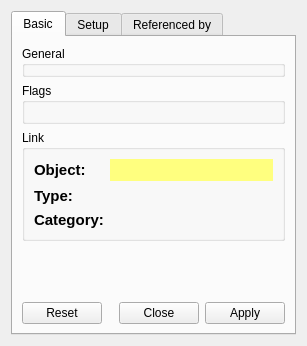
<?xml version="1.0" encoding="UTF-8"?>
<ui version="4.0">
 <class>GraphicsObjectLinkDesigner</class>
 <widget class="QWidget" name="GraphicsObjectLinkDesigner">
  <property name="geometry">
   <rect>
    <x>0</x>
    <y>0</y>
    <width>307</width>
    <height>346</height>
   </rect>
  </property>
  <property name="windowTitle">
   <string>Atom Label</string>
  </property>
  <property name="toolTip">
   <string/>
  </property>
  <layout class="QVBoxLayout" name="_2">
   <item>
    <widget class="QTabWidget" name="tabWidget">
     <property name="currentIndex">
      <number>0</number>
     </property>
     <widget class="QWidget" name="tab">
      <attribute name="title">
       <string>Basic</string>
      </attribute>
      <layout class="QVBoxLayout" name="verticalLayout_2">
       <item>
        <widget class="QGroupBox" name="generalGB">
         <property name="title">
          <string>General</string>
         </property>
        </widget>
       </item>
       <item>
        <widget class="QGroupBox" name="flagsGB">
         <property name="title">
          <string>Flags</string>
         </property>
         <layout class="QGridLayout" name="gridLayout"/>
        </widget>
       </item>
       <item>
        <widget class="QGroupBox" name="groupBox">
         <property name="title">
          <string>Link</string>
         </property>
         <layout class="QGridLayout" name="gridLayout_2">
          <item row="0" column="1">
           <widget class="QPushButton" name="objectEndPB">
            <property name="sizePolicy">
             <sizepolicy hsizetype="Expanding" vsizetype="Fixed">
              <horstretch>0</horstretch>
              <verstretch>0</verstretch>
             </sizepolicy>
            </property>
            <property name="palette">
             <palette>
              <active>
               <colorrole role="WindowText">
                <brush brushstyle="SolidPattern">
                 <color alpha="255">
                  <red>0</red>
                  <green>0</green>
                  <blue>0</blue>
                 </color>
                </brush>
               </colorrole>
               <colorrole role="Button">
                <brush brushstyle="SolidPattern">
                 <color alpha="255">
                  <red>255</red>
                  <green>255</green>
                  <blue>127</blue>
                 </color>
                </brush>
               </colorrole>
               <colorrole role="Light">
                <brush brushstyle="SolidPattern">
                 <color alpha="255">
                  <red>255</red>
                  <green>255</green>
                  <blue>127</blue>
                 </color>
                </brush>
               </colorrole>
               <colorrole role="Midlight">
                <brush brushstyle="SolidPattern">
                 <color alpha="255">
                  <red>255</red>
                  <green>255</green>
                  <blue>63</blue>
                 </color>
                </brush>
               </colorrole>
               <colorrole role="Dark">
                <brush brushstyle="SolidPattern">
                 <color alpha="255">
                  <red>127</red>
                  <green>127</green>
                  <blue>0</blue>
                 </color>
                </brush>
               </colorrole>
               <colorrole role="Mid">
                <brush brushstyle="SolidPattern">
                 <color alpha="255">
                  <red>170</red>
                  <green>170</green>
                  <blue>0</blue>
                 </color>
                </brush>
               </colorrole>
               <colorrole role="Text">
                <brush brushstyle="SolidPattern">
                 <color alpha="255">
                  <red>0</red>
                  <green>0</green>
                  <blue>0</blue>
                 </color>
                </brush>
               </colorrole>
               <colorrole role="BrightText">
                <brush brushstyle="SolidPattern">
                 <color alpha="255">
                  <red>255</red>
                  <green>255</green>
                  <blue>255</blue>
                 </color>
                </brush>
               </colorrole>
               <colorrole role="ButtonText">
                <brush brushstyle="SolidPattern">
                 <color alpha="255">
                  <red>0</red>
                  <green>0</green>
                  <blue>0</blue>
                 </color>
                </brush>
               </colorrole>
               <colorrole role="Base">
                <brush brushstyle="SolidPattern">
                 <color alpha="255">
                  <red>255</red>
                  <green>255</green>
                  <blue>255</blue>
                 </color>
                </brush>
               </colorrole>
               <colorrole role="Window">
                <brush brushstyle="SolidPattern">
                 <color alpha="255">
                  <red>255</red>
                  <green>255</green>
                  <blue>0</blue>
                 </color>
                </brush>
               </colorrole>
               <colorrole role="Shadow">
                <brush brushstyle="SolidPattern">
                 <color alpha="255">
                  <red>0</red>
                  <green>0</green>
                  <blue>0</blue>
                 </color>
                </brush>
               </colorrole>
               <colorrole role="AlternateBase">
                <brush brushstyle="SolidPattern">
                 <color alpha="255">
                  <red>255</red>
                  <green>255</green>
                  <blue>127</blue>
                 </color>
                </brush>
               </colorrole>
               <colorrole role="ToolTipBase">
                <brush brushstyle="SolidPattern">
                 <color alpha="255">
                  <red>255</red>
                  <green>255</green>
                  <blue>220</blue>
                 </color>
                </brush>
               </colorrole>
               <colorrole role="ToolTipText">
                <brush brushstyle="SolidPattern">
                 <color alpha="255">
                  <red>0</red>
                  <green>0</green>
                  <blue>0</blue>
                 </color>
                </brush>
               </colorrole>
              </active>
              <inactive>
               <colorrole role="WindowText">
                <brush brushstyle="SolidPattern">
                 <color alpha="255">
                  <red>0</red>
                  <green>0</green>
                  <blue>0</blue>
                 </color>
                </brush>
               </colorrole>
               <colorrole role="Button">
                <brush brushstyle="SolidPattern">
                 <color alpha="255">
                  <red>255</red>
                  <green>255</green>
                  <blue>127</blue>
                 </color>
                </brush>
               </colorrole>
               <colorrole role="Light">
                <brush brushstyle="SolidPattern">
                 <color alpha="255">
                  <red>255</red>
                  <green>255</green>
                  <blue>127</blue>
                 </color>
                </brush>
               </colorrole>
               <colorrole role="Midlight">
                <brush brushstyle="SolidPattern">
                 <color alpha="255">
                  <red>255</red>
                  <green>255</green>
                  <blue>63</blue>
                 </color>
                </brush>
               </colorrole>
               <colorrole role="Dark">
                <brush brushstyle="SolidPattern">
                 <color alpha="255">
                  <red>127</red>
                  <green>127</green>
                  <blue>0</blue>
                 </color>
                </brush>
               </colorrole>
               <colorrole role="Mid">
                <brush brushstyle="SolidPattern">
                 <color alpha="255">
                  <red>170</red>
                  <green>170</green>
                  <blue>0</blue>
                 </color>
                </brush>
               </colorrole>
               <colorrole role="Text">
                <brush brushstyle="SolidPattern">
                 <color alpha="255">
                  <red>0</red>
                  <green>0</green>
                  <blue>0</blue>
                 </color>
                </brush>
               </colorrole>
               <colorrole role="BrightText">
                <brush brushstyle="SolidPattern">
                 <color alpha="255">
                  <red>255</red>
                  <green>255</green>
                  <blue>255</blue>
                 </color>
                </brush>
               </colorrole>
               <colorrole role="ButtonText">
                <brush brushstyle="SolidPattern">
                 <color alpha="255">
                  <red>0</red>
                  <green>0</green>
                  <blue>0</blue>
                 </color>
                </brush>
               </colorrole>
               <colorrole role="Base">
                <brush brushstyle="SolidPattern">
                 <color alpha="255">
                  <red>255</red>
                  <green>255</green>
                  <blue>255</blue>
                 </color>
                </brush>
               </colorrole>
               <colorrole role="Window">
                <brush brushstyle="SolidPattern">
                 <color alpha="255">
                  <red>255</red>
                  <green>255</green>
                  <blue>0</blue>
                 </color>
                </brush>
               </colorrole>
               <colorrole role="Shadow">
                <brush brushstyle="SolidPattern">
                 <color alpha="255">
                  <red>0</red>
                  <green>0</green>
                  <blue>0</blue>
                 </color>
                </brush>
               </colorrole>
               <colorrole role="AlternateBase">
                <brush brushstyle="SolidPattern">
                 <color alpha="255">
                  <red>255</red>
                  <green>255</green>
                  <blue>127</blue>
                 </color>
                </brush>
               </colorrole>
               <colorrole role="ToolTipBase">
                <brush brushstyle="SolidPattern">
                 <color alpha="255">
                  <red>255</red>
                  <green>255</green>
                  <blue>220</blue>
                 </color>
                </brush>
               </colorrole>
               <colorrole role="ToolTipText">
                <brush brushstyle="SolidPattern">
                 <color alpha="255">
                  <red>0</red>
                  <green>0</green>
                  <blue>0</blue>
                 </color>
                </brush>
               </colorrole>
              </inactive>
              <disabled>
               <colorrole role="WindowText">
                <brush brushstyle="SolidPattern">
                 <color alpha="255">
                  <red>127</red>
                  <green>127</green>
                  <blue>0</blue>
                 </color>
                </brush>
               </colorrole>
               <colorrole role="Button">
                <brush brushstyle="SolidPattern">
                 <color alpha="255">
                  <red>255</red>
                  <green>255</green>
                  <blue>127</blue>
                 </color>
                </brush>
               </colorrole>
               <colorrole role="Light">
                <brush brushstyle="SolidPattern">
                 <color alpha="255">
                  <red>255</red>
                  <green>255</green>
                  <blue>127</blue>
                 </color>
                </brush>
               </colorrole>
               <colorrole role="Midlight">
                <brush brushstyle="SolidPattern">
                 <color alpha="255">
                  <red>255</red>
                  <green>255</green>
                  <blue>63</blue>
                 </color>
                </brush>
               </colorrole>
               <colorrole role="Dark">
                <brush brushstyle="SolidPattern">
                 <color alpha="255">
                  <red>127</red>
                  <green>127</green>
                  <blue>0</blue>
                 </color>
                </brush>
               </colorrole>
               <colorrole role="Mid">
                <brush brushstyle="SolidPattern">
                 <color alpha="255">
                  <red>170</red>
                  <green>170</green>
                  <blue>0</blue>
                 </color>
                </brush>
               </colorrole>
               <colorrole role="Text">
                <brush brushstyle="SolidPattern">
                 <color alpha="255">
                  <red>127</red>
                  <green>127</green>
                  <blue>0</blue>
                 </color>
                </brush>
               </colorrole>
               <colorrole role="BrightText">
                <brush brushstyle="SolidPattern">
                 <color alpha="255">
                  <red>255</red>
                  <green>255</green>
                  <blue>255</blue>
                 </color>
                </brush>
               </colorrole>
               <colorrole role="ButtonText">
                <brush brushstyle="SolidPattern">
                 <color alpha="255">
                  <red>127</red>
                  <green>127</green>
                  <blue>0</blue>
                 </color>
                </brush>
               </colorrole>
               <colorrole role="Base">
                <brush brushstyle="SolidPattern">
                 <color alpha="255">
                  <red>255</red>
                  <green>255</green>
                  <blue>0</blue>
                 </color>
                </brush>
               </colorrole>
               <colorrole role="Window">
                <brush brushstyle="SolidPattern">
                 <color alpha="255">
                  <red>255</red>
                  <green>255</green>
                  <blue>0</blue>
                 </color>
                </brush>
               </colorrole>
               <colorrole role="Shadow">
                <brush brushstyle="SolidPattern">
                 <color alpha="255">
                  <red>0</red>
                  <green>0</green>
                  <blue>0</blue>
                 </color>
                </brush>
               </colorrole>
               <colorrole role="AlternateBase">
                <brush brushstyle="SolidPattern">
                 <color alpha="255">
                  <red>255</red>
                  <green>255</green>
                  <blue>0</blue>
                 </color>
                </brush>
               </colorrole>
               <colorrole role="ToolTipBase">
                <brush brushstyle="SolidPattern">
                 <color alpha="255">
                  <red>255</red>
                  <green>255</green>
                  <blue>220</blue>
                 </color>
                </brush>
               </colorrole>
               <colorrole role="ToolTipText">
                <brush brushstyle="SolidPattern">
                 <color alpha="255">
                  <red>0</red>
                  <green>0</green>
                  <blue>0</blue>
                 </color>
                </brush>
               </colorrole>
              </disabled>
             </palette>
            </property>
            <property name="autoFillBackground">
             <bool>true</bool>
            </property>
            <property name="text">
             <string/>
            </property>
            <property name="flat">
             <bool>true</bool>
            </property>
           </widget>
          </item>
          <item row="0" column="0">
           <widget class="QLabel" name="label">
            <property name="text">
             <string>&lt;!DOCTYPE HTML PUBLIC &quot;-//W3C//DTD HTML 4.0//EN&quot; &quot;http://www.w3.org/TR/REC-html40/strict.dtd&quot;&gt;
&lt;html&gt;&lt;head&gt;&lt;meta name=&quot;qrichtext&quot; content=&quot;1&quot; /&gt;&lt;style type=&quot;text/css&quot;&gt;
p, li { white-space: pre-wrap; }
&lt;/style&gt;&lt;/head&gt;&lt;body style=&quot; font-family:'Ubuntu'; font-size:11pt; font-weight:400; font-style:normal;&quot;&gt;
&lt;p style=&quot; margin-top:0px; margin-bottom:0px; margin-left:0px; margin-right:0px; -qt-block-indent:0; text-indent:0px;&quot;&gt;&lt;span style=&quot; font-weight:600;&quot;&gt;Object:&lt;/span&gt;&lt;/p&gt;&lt;/body&gt;&lt;/html&gt;</string>
            </property>
           </widget>
          </item>
          <item row="1" column="0">
           <widget class="QLabel" name="label_2">
            <property name="text">
             <string>&lt;!DOCTYPE HTML PUBLIC &quot;-//W3C//DTD HTML 4.0//EN&quot; &quot;http://www.w3.org/TR/REC-html40/strict.dtd&quot;&gt;
&lt;html&gt;&lt;head&gt;&lt;meta name=&quot;qrichtext&quot; content=&quot;1&quot; /&gt;&lt;style type=&quot;text/css&quot;&gt;
p, li { white-space: pre-wrap; }
&lt;/style&gt;&lt;/head&gt;&lt;body style=&quot; font-family:'Ubuntu'; font-size:11pt; font-weight:400; font-style:normal;&quot;&gt;
&lt;p style=&quot; margin-top:0px; margin-bottom:0px; margin-left:0px; margin-right:0px; -qt-block-indent:0; text-indent:0px;&quot;&gt;&lt;span style=&quot; font-weight:600;&quot;&gt;Type:&lt;/span&gt;&lt;/p&gt;&lt;/body&gt;&lt;/html&gt;</string>
            </property>
           </widget>
          </item>
          <item row="1" column="1">
           <widget class="QLabel" name="objectEndTypeLB">
            <property name="text">
             <string/>
            </property>
           </widget>
          </item>
          <item row="2" column="0">
           <widget class="QLabel" name="label_4">
            <property name="text">
             <string>&lt;!DOCTYPE HTML PUBLIC &quot;-//W3C//DTD HTML 4.0//EN&quot; &quot;http://www.w3.org/TR/REC-html40/strict.dtd&quot;&gt;
&lt;html&gt;&lt;head&gt;&lt;meta name=&quot;qrichtext&quot; content=&quot;1&quot; /&gt;&lt;style type=&quot;text/css&quot;&gt;
p, li { white-space: pre-wrap; }
&lt;/style&gt;&lt;/head&gt;&lt;body style=&quot; font-family:'Ubuntu'; font-size:11pt; font-weight:400; font-style:normal;&quot;&gt;
&lt;p style=&quot; margin-top:0px; margin-bottom:0px; margin-left:0px; margin-right:0px; -qt-block-indent:0; text-indent:0px;&quot;&gt;&lt;span style=&quot; font-weight:600;&quot;&gt;Category:&lt;/span&gt;&lt;/p&gt;&lt;/body&gt;&lt;/html&gt;</string>
            </property>
           </widget>
          </item>
          <item row="2" column="1">
           <widget class="QLabel" name="objectEndCatLB">
            <property name="text">
             <string/>
            </property>
           </widget>
          </item>
         </layout>
        </widget>
       </item>
       <item>
        <spacer name="verticalSpacer">
         <property name="orientation">
          <enum>Qt::Vertical</enum>
         </property>
         <property name="sizeHint" stdset="0">
          <size>
           <width>20</width>
           <height>40</height>
          </size>
         </property>
        </spacer>
       </item>
       <item>
        <widget class="QDialogButtonBox" name="buttonBox">
         <property name="standardButtons">
          <set>QDialogButtonBox::Apply|QDialogButtonBox::Close|QDialogButtonBox::Reset</set>
         </property>
        </widget>
       </item>
      </layout>
     </widget>
     <widget class="QWidget" name="setupTab">
      <attribute name="title">
       <string>Setup</string>
      </attribute>
     </widget>
     <widget class="QWidget" name="refByTab">
      <attribute name="title">
       <string>Referenced by</string>
      </attribute>
     </widget>
    </widget>
   </item>
  </layout>
 </widget>
 <resources/>
 <connections/>
</ui>
